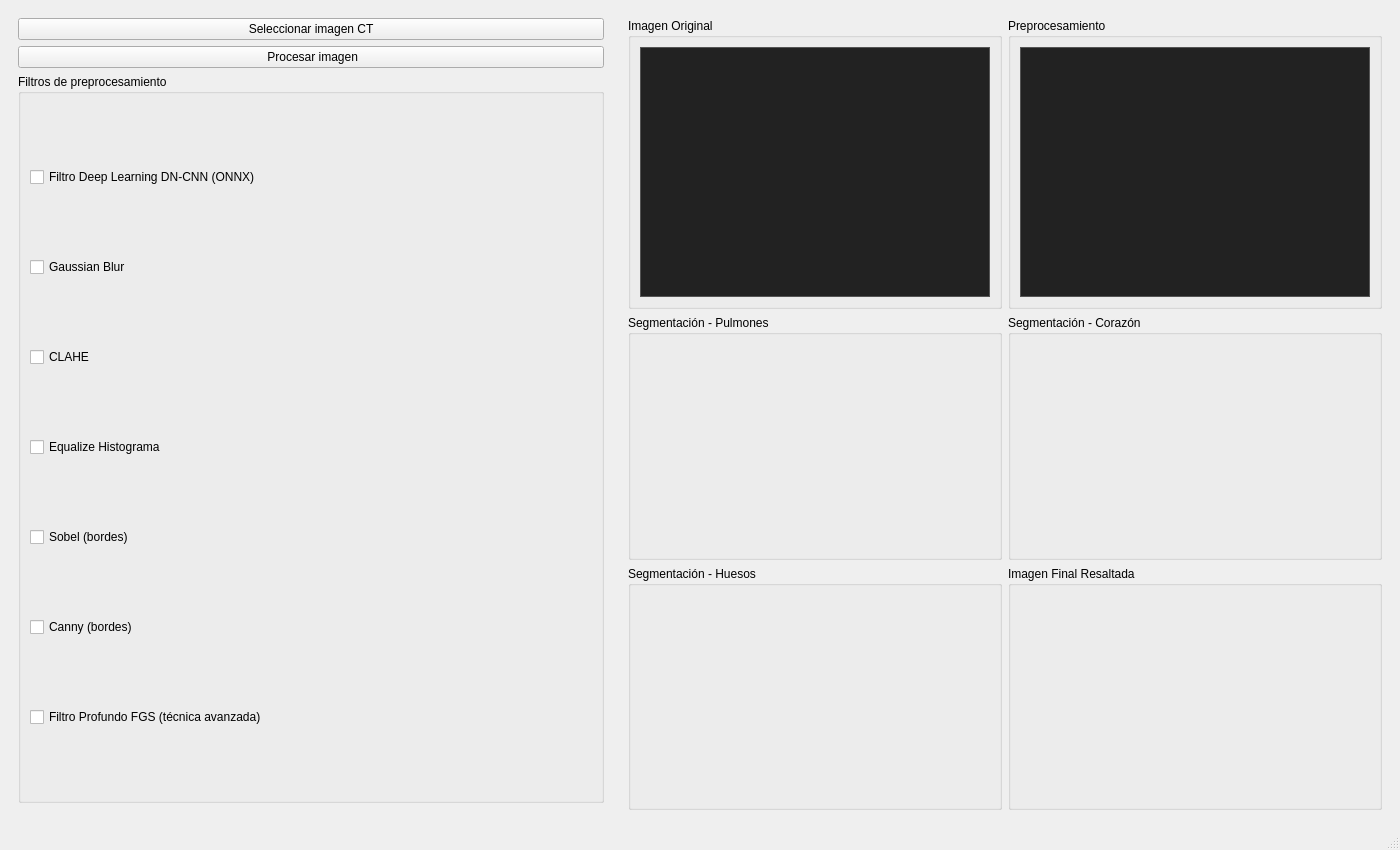
<?xml version="1.0" encoding="UTF-8"?>
<ui version="4.0">
 <class>MainWindow</class>

 <widget class="QMainWindow" name="MainWindow">
  <property name="geometry">
   <rect>
    <x>0</x>
    <y>0</y>
    <width>1400</width>
    <height>850</height>
   </rect>
  </property>

  <property name="windowTitle">
   <string>Procesamiento de Imágenes CT - Interciclo</string>
  </property>

  <widget class="QWidget" name="centralwidget">
   <layout class="QHBoxLayout" name="mainLayout">

    <item>
     <widget class="QFrame" name="leftPanel">
      <property name="minimumWidth">
       <number>260</number>
      </property>

      <layout class="QVBoxLayout" name="leftLayout">

       <!-- Botón: Seleccionar imagen -->
       <item>
        <widget class="QPushButton" name="btnSelectImage">
         <property name="text">
          <string> Seleccionar imagen CT </string>
         </property>
         <property name="minimumHeight">
          <number>40</number>
         </property>
        </widget>
       </item>

       <!-- Botón: Procesar -->
       <item>
        <widget class="QPushButton" name="btnProcess">
         <property name="text">
          <string> Procesar imagen</string>
         </property>
         <property name="minimumHeight">
          <number>40</number>
         </property>
        </widget>
       </item>


       <item>
        <widget class="QGroupBox" name="groupFilters">
         <property name="title">
          <string>Filtros de preprocesamiento</string>
         </property>

         <layout class="QVBoxLayout" name="filtersLayout">

          <!--  DN-CNN ONNX-->
          <item>
           <widget class="QCheckBox" name="chkDnCNN">
            <property name="text">
             <string>Filtro Deep Learning DN-CNN (ONNX)</string>
            </property>
           </widget>
          </item>

          <!-- Filtros clásicos -->
          <item>
           <widget class="QCheckBox" name="chkGaussian">
            <property name="text">
             <string>Gaussian Blur</string>
            </property>
           </widget>
          </item>

          <item>
           <widget class="QCheckBox" name="chkCLAHE">
            <property name="text">
             <string>CLAHE</string>
            </property>
           </widget>
          </item>

          <item>
           <widget class="QCheckBox" name="chkEqualize">
            <property name="text">
             <string>Equalize Histograma</string>
            </property>
           </widget>
          </item>

          <item>
           <widget class="QCheckBox" name="chkSobel">
            <property name="text">
             <string>Sobel (bordes)</string>
            </property>
           </widget>
          </item>

          <item>
           <widget class="QCheckBox" name="chkCanny">
            <property name="text">
             <string>Canny (bordes)</string>
            </property>
           </widget>
          </item>

          <!-- Filtro avanzado -->
          <item>
           <widget class="QCheckBox" name="chkDeepFGS">
            <property name="text">
             <string>Filtro Profundo FGS (técnica avanzada)</string>
            </property>
           </widget>
          </item>

         </layout>
        </widget>
       </item>

       <item>
        <spacer name="verticalSpacer">
         <property name="orientation">
          <enum>Qt::Vertical</enum>
         </property>
        </spacer>
       </item>

      </layout>
     </widget>
    </item>

    <!-- ========================= PANEL DERECHO ========================= -->
    <item>
     <widget class="QFrame" name="rightPanel">
      <layout class="QGridLayout" name="gridImages">

       <!-- Imagen Original -->
       <item row="0" column="0">
        <widget class="QGroupBox" name="boxOriginal">
         <property name="title"><string>Imagen Original</string></property>

         <layout class="QVBoxLayout">
          <item>
           <widget class="QLabel" name="lblOriginal">
            <property name="minimumSize">
             <size><width>350</width><height>250</height></size>
            </property>
            <property name="scaledContents"><bool>true</bool></property>
            <property name="styleSheet">
             <string>background-color:#222; border:1px solid #555;</string>
            </property>
           </widget>
          </item>
         </layout>
        </widget>
       </item>

       <!-- Preprocesamiento -->
       <item row="0" column="1">
        <widget class="QGroupBox" name="boxPre">
         <property name="title"><string>Preprocesamiento</string></property>

         <layout class="QVBoxLayout">
          <item>
           <widget class="QLabel" name="lblPre">
            <property name="minimumSize">
             <size><width>350</width><height>250</height></size>
            </property>
            <property name="scaledContents"><bool>true</bool></property>
            <property name="styleSheet">
             <string>background-color:#222; border:1px solid #555;</string>
            </property>
           </widget>
          </item>
         </layout>
        </widget>
       </item>

       <!-- Pulmones -->
       <item row="1" column="0">
        <widget class="QGroupBox" name="boxLungs">
         <property name="title"><string>Segmentación - Pulmones</string></property>

         <layout class="QVBoxLayout">
          <item><widget class="QLabel" name="lblLungs"/></item>
         </layout>
        </widget>
       </item>

       <!-- Corazón -->
       <item row="1" column="1">
        <widget class="QGroupBox" name="boxHeart">
         <property name="title"><string>Segmentación - Corazón</string></property>

         <layout class="QVBoxLayout">
          <item><widget class="QLabel" name="lblHeart"/></item>
         </layout>
        </widget>
       </item>

       <!-- Huesos -->
       <item row="2" column="0">
        <widget class="QGroupBox" name="boxBones">
         <property name="title"><string>Segmentación - Huesos</string></property>

         <layout class="QVBoxLayout">
          <item><widget class="QLabel" name="lblBones"/></item>
         </layout>
        </widget>
       </item>

       <!-- Imagen Final -->
       <item row="2" column="1">
        <widget class="QGroupBox" name="boxFinal">
         <property name="title"><string>Imagen Final Resaltada</string></property>

         <layout class="QVBoxLayout">
          <item><widget class="QLabel" name="lblFinal"/></item>
         </layout>
        </widget>
       </item>

      </layout>
     </widget>
    </item>

   </layout>
  </widget>

  <!-- Barra inferior -->
  <widget class="QStatusBar" name="statusBar"/>
 </widget>

 <resources/>
 <connections/>

</ui>
